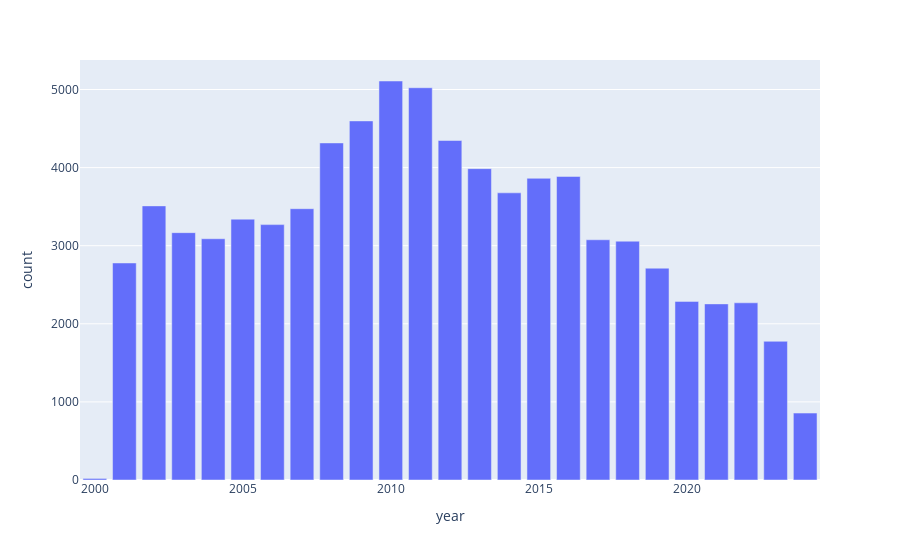

This figure's notebook cell:
### Code cell
yearly_publications = (
    df.withColumn("year", F.year("date"))
    .groupBy("year")
    .count()
    .sort("year")
    .toPandas()
)
yearly_publications.plot.bar(x="year", y="count")

### Figure 1 — Plotly figure (JSON) as saved in the notebook; plotly's stock layout.template omitted (floating-point values rounded to 4 significant figures)
{"data": [{"alignmentgroup": "True", "hovertemplate": "year=%{x}<br>count=%{y}<extra></extra>", "legendgroup": "", "marker": {"color": "#636efa", "pattern": {"shape": ""}}, "name": "", "offsetgroup": "", "orientation": "v", "showlegend": false, "textposition": "auto", "type": "bar", "x": [2000, 2001, 2002, 2003, 2004, 2005, 2006, 2007, 2008, 2009, 2010, 2011, 2012, 2013, 2014, 2015, 2016, 2017, 2018, 2019, 2020, 2021, 2022, 2023, 2024], "xaxis": "x", "y": [20, 2779, 3510, 3167, 3089, 3340, 3270, 3474, 4316, 4598, 5109, 5023, 4347, 3987, 3677, 3863, 3887, 3076, 3058, 2712, 2287, 2255, 2269, 1776, 857], "yaxis": "y"}], "layout": {"barmode": "relative", "legend": {"tracegroupgap": 0}, "margin": {"t": 60}, "xaxis": {"anchor": "y", "domain": [0, 1], "title": {"text": "year"}}, "yaxis": {"anchor": "x", "domain": [0, 1], "title": {"text": "count"}}}}
